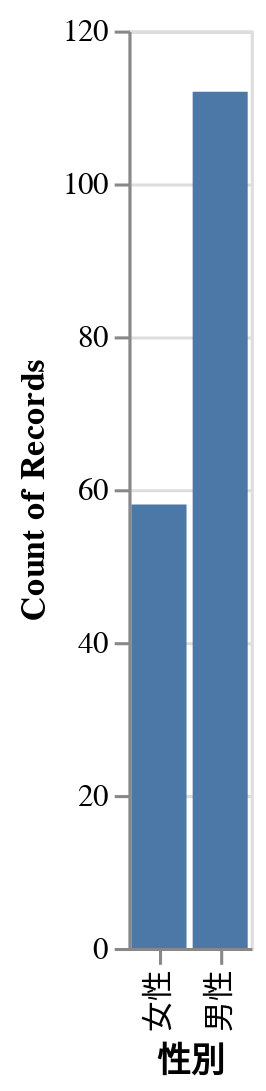

The cell this chart's notebook holds for it:
### Code cell
alt.Chart(df).mark_bar().encode(
    alt.X("性別"),
    y='count()',
)

### Figure 1 — Vega-Lite specification as saved in the notebook (floating-point values rounded to 4 significant figures; data arrays with more than 128 entries replaced by an {"elided": "..."} marker saying what was removed)
{"config": {"view": {"continuousWidth": 400, "continuousHeight": 300}}, "data": {"name": "data-167c3b54b40b49961c4b3c9d75aa5f32"}, "mark": "bar", "encoding": {"x": {"type": "nominal", "field": "性別"}, "y": {"type": "quantitative", "aggregate": "count"}}, "$schema": "https://vega.github.io/schema/vega-lite/v4.0.2.json", "datasets": {"data-167c3b54b40b49961c4b3c9d75aa5f32": {"elided": "170 records"}}}
